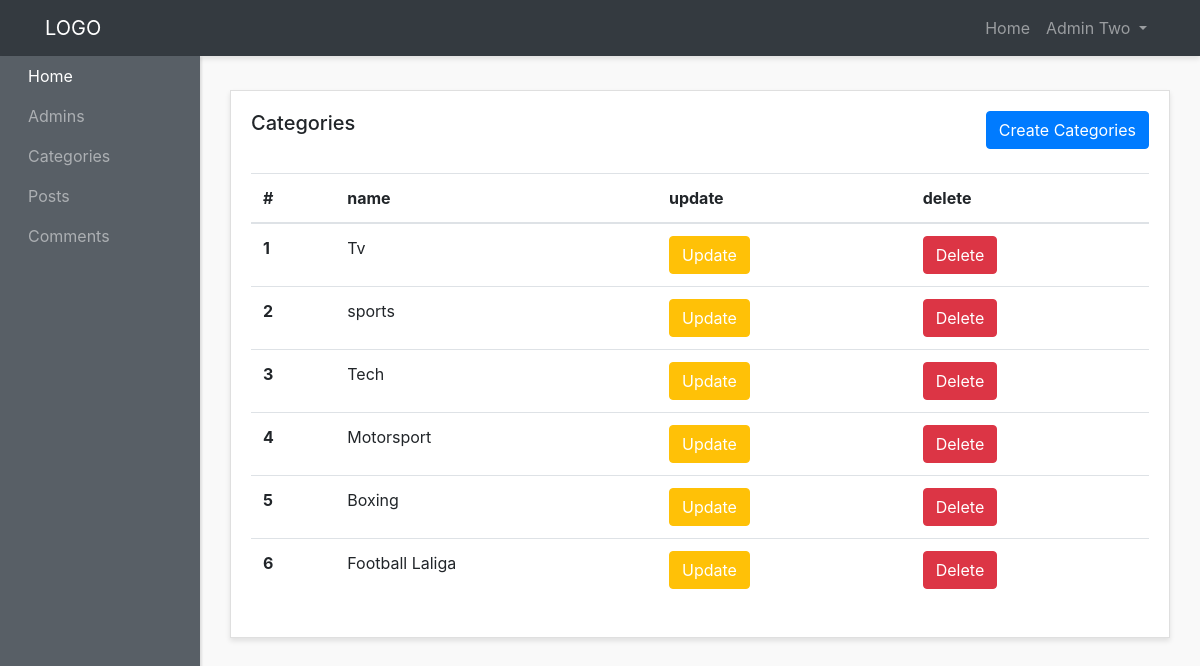
The app's page /admin-panel/categories-admins/show-categories.php (signed in) with its own data.
### tables this page shows
CREATE TABLE `categories` (
  `id` int(10) NOT NULL,
  `name` varchar(200) NOT NULL,
  `created_at` timestamp NOT NULL DEFAULT current_timestamp() ON UPDATE current_timestamp()
);

### admin-panel/categories-admins/show-categories.php (the view, shortened to what this page needs)
<?php require '../layouts/header.php'; ?>
<?php require '../../config/config.php'; ?>
<?php
    $categories = $conn->query("SELECT * FROM  categories LIMIT 7");
    $categories->execute();
    $rows = $categories->fetchAll(PDO::FETCH_OBJ);
?>
<div class="row">
        <div class="col">
          <div class="card">
            <div class="card-body">
              <h5 class="card-title mb-4 d-inline">Categories</h5>
             <a  href="http://localhost/clean-blog/admin-panel/categories-admins/create-category.php" class="btn btn-primary mb-4 text-center float-right">Create Categories</a>
              <table class="table">
                <thead>
                  <tr>
                    <th scope="col">#</th>
                    <th scope="col">name</th>
                    <th scope="col">update</th>
                    <th scope="col">delete</th>
                  </tr>
                </thead>
                <tbody>
                  <?php foreach($rows as $row) : ?>
                      <tr>
                        <th scope="row"><?php echo $row->id; ?></th>
                        <td><?php echo $row->name ; ?></td>
                        <td><a  href="http://localhost/clean-blog/admin-panel/categories-admins/update-category.php?up_id=<?php echo $row->id; ?>" class="btn btn-warning text-white text-center ">Update</a></td>
                        <td><a href="http://localhost/clean-blog/admin-panel/categories-admins/delete-category.php?de_id=<?php echo  $row->id; ?>" class="btn btn-danger  text-center ">Delete</a></td>
                      </tr>
                  <?php endforeach; ?>
                </tbody>
              </table>
            </div>
          </div>
        </div>
</div>
<?php require '../layouts/footer.php'; ?>

### admin-panel/layouts/header.php (shortened to what this page needs)
<!DOCTYPE html>
<html lang="en">
<head>
    <link href="http://maxcdn.bootstrapcdn.com/bootstrap/4.0.0/css/bootstrap.min.css" rel="stylesheet">
    <link href="http://localhost/clean-blog/admin-panel/styles/style.css" rel="stylesheet">
</head>
<body>
    <div id="wrapper">
        <nav class="navbar header-top fixed-top navbar-expand-lg  navbar-dark bg-dark">
            <div class="container">
                <a class="navbar-brand" href="#">LOGO</a>
            <?php if(isset($_SESSION['adminname'])) : ?>
                <div class="collapse navbar-collapse" id="navbarText">
                    <ul class="navbar-nav side-nav">
                        <li class="nav-item">
                            <a class="nav-link text-white" style="margin-left: 20px;" href="http://localhost/clean-blog/admin-panel/index.php">Home
                            </a>
                        </li>
                        <li class="nav-item">
                            <a class="nav-link" href="http://localhost/clean-blog/admin-panel/admins/admins.php" style="margin-left: 20px;">Admins</a>
                        </li>
                        <li class="nav-item">
                            <a class="nav-link" href="http://localhost/clean-blog/admin-panel/categories-admins/show-categories.php" style="margin-left: 20px;">Categories</a>
                        </li>
                        <li class="nav-item">
                            <a class="nav-link" href="http://localhost/clean-blog/admin-panel/posts-admins/show-posts.php" style="margin-left: 20px;">Posts</a>
                        </li>
                         <li class="nav-item">
                            <a class="nav-link" href="http://localhost/clean-blog/admin-panel/comments-admins/show-comments.php" style="margin-left: 20px;">Comments</a>
                        </li>
                    </ul>
                    <ul class="navbar-nav ml-md-auto d-md-flex">
                        <li class="nav-item">
                            <a class="nav-link" href="http://localhost/clean-blog/admin-panel/index.php">Home
                            </a>
                        </li>
                        <li class="nav-item dropdown">
                            <a class="nav-link dropdown-toggle" href="#" id="navbarDropdown" role="button" data-toggle="dropdown" aria-haspopup="true" aria-expanded="false">
                                              <?php echo $_SESSION['adminname']; ?>
                            </a>
                        </li>
                    <?php endif ; ?>
                    </ul>
                </div>
            </div>
        </nav>
        <div class="container">

### admin-panel/layouts/footer.php (shortened to what this page needs)
            </div>
          </div>
</body>
</html>

### admin-panel/styles/style.css (style rules this page uses)
body { background:#f9f9f9; }
#wrapper { padding:90px 15px; }
.navbar-expand-lg .navbar-nav.side-nav { flex-direction: column; }
.card { margin-bottom: 15px; border-radius:0; box-shadow: 0 3px 5px rgba(0,0,0,.1); }
.header-top { box-shadow: 0 3px 5px rgba(0,0,0,.1) }
@media (min-width:992px) { #wrapper { margin-left: 200px;padding: 90px 15px 15px; } }
@media (min-width:992px) { .navbar-nav.side-nav { background: #585f66;box-shadow: 2px 1px 2px rgba(0,0,0,.1);position:fixed;top:56px;flex-direction: column!important;left:0;width:200px;overflow-y:auto;bottom:0;overflow-x:hidden;padding-bottom:40px } }

### records on screen
categories: id "1", name "Tv"
categories: id "2", name "sports"
categories: id "3", name "Tech"
categories: id "4", name "Motorsport"
categories: id "5", name "Boxing"
categories: id "6", name "Football Laliga"

### other values on screen
$_SESSION['adminname'] "Admin Two"
